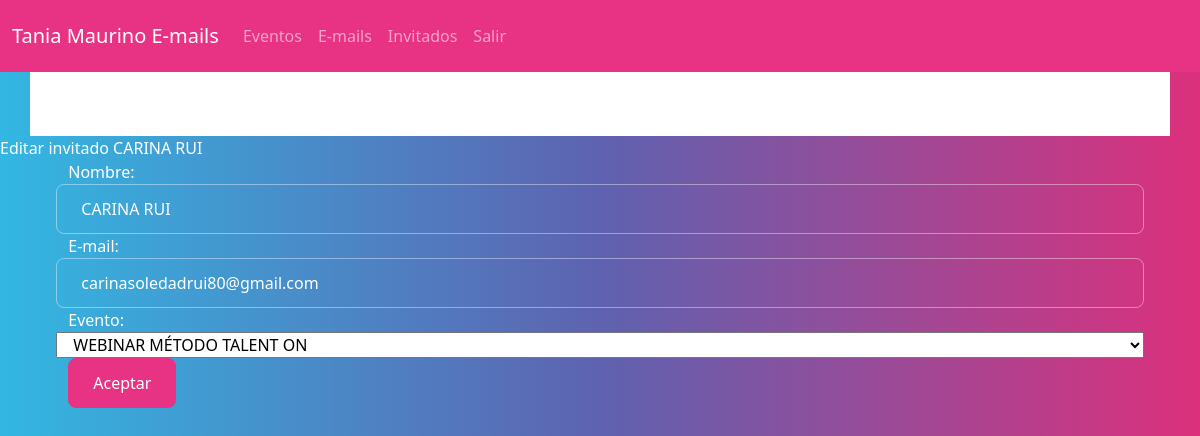
The page /guests/update/fc9a7895-fb3d-418c-a0f9-1a583950b46a/ (signed in) on the database its author committed.
### main/models.py (models this page shows, shortened)
class Guests(models.Model):
    id = models.UUIDField(primary_key=True, default=uuid.uuid4, editable=False)
    name = models.CharField(max_length=150)
    slug = AutoSlugField(populate_from='id')
    event = models.ForeignKey(Event, on_delete=models.PROTECT)
    email = models.EmailField(max_length=254)
    is_active = models.BooleanField(default=True)

class Event(models.Model):
    id = models.UUIDField(primary_key=True, default=uuid.uuid4, editable=False)
    name = models.CharField(max_length=150)
    slug = AutoSlugField(populate_from='id')
    link = models.URLField(max_length=350)
    date = models.DateField(null=True, blank=True)
    time = models.TimeField(null=True, blank=True)
    def __str__(self):
        return self.name

### main/views.py (the view)
@method_decorator(login_required, name='dispatch')
class GuestsUpdateView(UpdateView):
    model = Guests
    form_class = GuestsForm
    template_name = 'guest/guest-edit.html'
    template_name_suffix = '_update_form'
    success_url = reverse_lazy('guestsList')

### main/forms.py
class GuestsForm(forms.ModelForm):
    class Meta:
        model = Guests
        fields = ['name', 'email', 'event']
        widgets = {
            'name': forms.TextInput(attrs={'class': 'form-control', 'placeholder': 'Nombre'}),
            'email': forms.TextInput(attrs={'class': 'form-control', 'placeholder': 'E-mail del invitado'}),
            'event': forms.Select()
        }
        labels = {
            'name': 'Nombre', 'email': 'E-mail', 'event': 'Evento',
        }

### main/templates/guest/guest-edit.html (shortened to what this page needs)
{% extends 'index.html' %}
{% load static %}
{% block content %}
{% block name %} Editar invitado {{object.name}}{% endblock %}
<div class="container d-flex justify-content-center aling-items-center">
    <form action="" method="post">{% csrf_token %}
        <fieldset>
            <div class="form-group row">
                {{form.as_table}}
            </div>
            <button type="submit" class="btn btn-primary">Aceptar</button>
        </fieldset>
    </form>
</div>
{% endblock %}

### rows shown on the page
Guests: name "CARINA RUI", email "carinasoledadrui80@gmail.com", event "WEBINAR MÉTODO TALENT ON"
